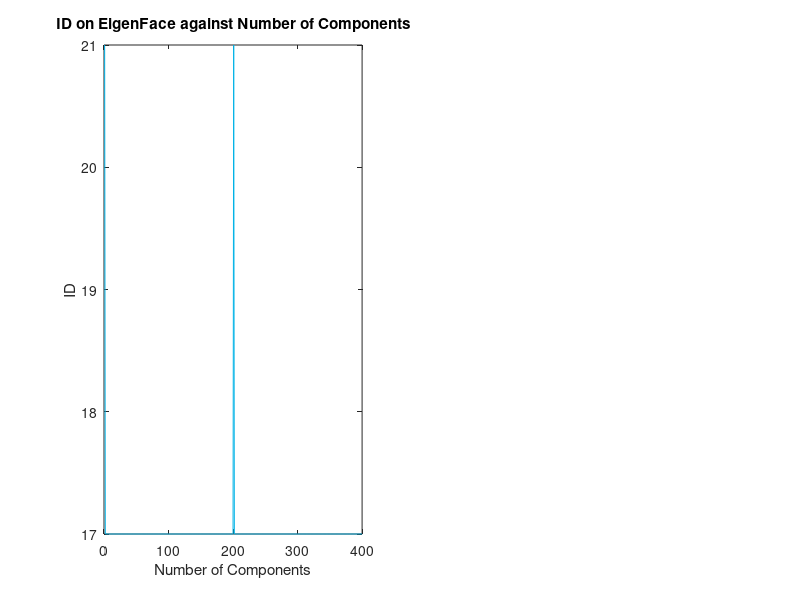

Write MATLAB code to recreate this figure. (Note: this script raises an error after producing the figure.)
clear all;
EIGENFACE = dlmread('SaveData/EIGEN_TEST_DATA.txt');
FISHERFACE = dlmread('SaveData/FISHER_TRAINER.txt');
LBPH_RAD = dlmread('SaveData/LBPH/LBPH_PIXEL_RADIUS.txt');
LBPH_NEIG = dlmread('SaveData/LBPH/LBPH_NEIGHBOURS.txt');
LBPH_CELL = dlmread('SaveData/LBPH/LBPH_CELLS.txt');

path = 'Plots/SAM_'
% 1920 x 1080
POX = -1920;
POY = 1080-300;
figure('OuterPosition',[POX, POY, 1200, 300])
subplot(1,2,1)
    p = plot(EIGENFACE(:, 1), 'Color',[0,0.7,0.9])
    title('ID on EigenFace against Number of Components')
    ylabel('ID')
    xlabel('Number of Components')
    p.LineWidth = 1
    ylim([15 25])
    xlim([1 200 ])
    %print(strcat(path,'EIGEN_ID'), '-dpng')


subplot(1,2,2)
    p = plot(EIGENFACE(:, 2), 'red')
    p.LineWidth = 1
    title('Confidence on EigenFace against Number of Components')
    ylabel('Confidence')
    xlabel('Number of Components')
    xlim([1 200 ])
    print(strcat(path,'EIGEN'), '-dpng')
%-------------------------------------------------------------------------------------
%-------------------------------------------------------------------------------------
POX = -1920;
POY = POY - 300
figure('OuterPosition',[POX, POY, 1200, 300])
subplot(1,2,1)
    p = plot(FISHERFACE(:, 1), 'Color',[0,0.7,0.9])
    title('ID on FisherFace Recognition against Number of Components')
    ylabel('ID')
    xlabel('Number of Components')
    p.LineWidth = 1
    ylim([15 25])
    xlim([1 200 ])
    %print(strcat(path,'FISHER_ID'), '-dpng')
    
subplot(1,2,2)
    p = plot(FISHERFACE(:, 2), 'red')
    p.LineWidth = 1
    title('Confidence on FisherFace against Number of Components')
    ylabel('Confidence')
    xlabel('Number of Components')
    ylim([0 1500])
    xlim([1 200 ])
    print(strcat(path,'FISHER'), '-dpng')
%-------------------------------------------------------------------------------------
%                      Local Binary Pattern Histogram
%-------------------------------------------------------------------------------------
POX = 0
POY = 1080-300;

figure('OuterPosition',[POX, POY, 1200, 300])
subplot(1,2,1)
    p = plot(LBPH_RAD(:, 1), 'Color',[0,0.7,0.9])
    p.LineWidth = 1
    title('ID on LBPHFace Recognition against Radius from the central pixel')
    ylabel('ID')
    xlabel('Radius from the central pixel')
    ylim([15 25])
    xlim([1 54 ])
    
subplot(1,2,2)
    p = plot(LBPH_RAD(:, 2), 'red')
    p.LineWidth = 1
    title('Confidance on LBPHFace Recognition against Radius from the central pixel')
    ylabel('ID')
    xlabel('Radius from the central pixel')
    xlim([1 54 ])
    print(strcat(path,'LBPH_RAD'), '-dpng')
%-------------------------------------------------------------------------------------
    
POY = POY - 300


figure('OuterPosition',[POX, POY, 1200, 300])
subplot(1,2,1)
    p = plot(LBPH_NEIG(:, 1), 'Color',[0,0.7,0.9])
    p.LineWidth = 1
    title('ID on LBPHFace Recognition against the Number of Neighbours')
    ylabel('ID')
    xlabel('Number of Neighbours')
    ylim([15 25])
    xlim([1 13 ])
    
subplot(1,2,2)
    p = plot(LBPH_NEIG(:, 2), 'red')
    p.LineWidth = 1
    title('Confidance on LBPHFace Recognition against the Number of Neighbours')
    ylabel('ID')
    xlabel('Number of Neighbours')
    xlim([1 13 ])
    print(strcat(path,'LBPH_N'), '-dpng')


%-------------------------------------------------------------------------------------
POY = POY - 300


figure('OuterPosition',[POX, POY, 1200, 300])
subplot(1,2,1)
    p = plot(LBPH_CELL(:, 1), 'Color',[0,0.7,0.9])
    p.LineWidth = 1
    title('ID on LBPHFace Recognition when against Number of Cells','FontSize', 10)
    ylabel('ID')
    xlabel('Number of Cells')
    ylim([15 25])
    xlim([1 50 ])



subplot(1,2,2)
    p = plot(LBPH_CELL(:, 2), 'red')
    p.LineWidth = 1
    title('Confidance on LBPHFace Recognition against the Number of Cells')
    ylabel('ID')
    xlabel('Number of Cells')
    xlim([1 50 ])
    print(strcat(path,'LBPH_C'), '-dpng')


% close all